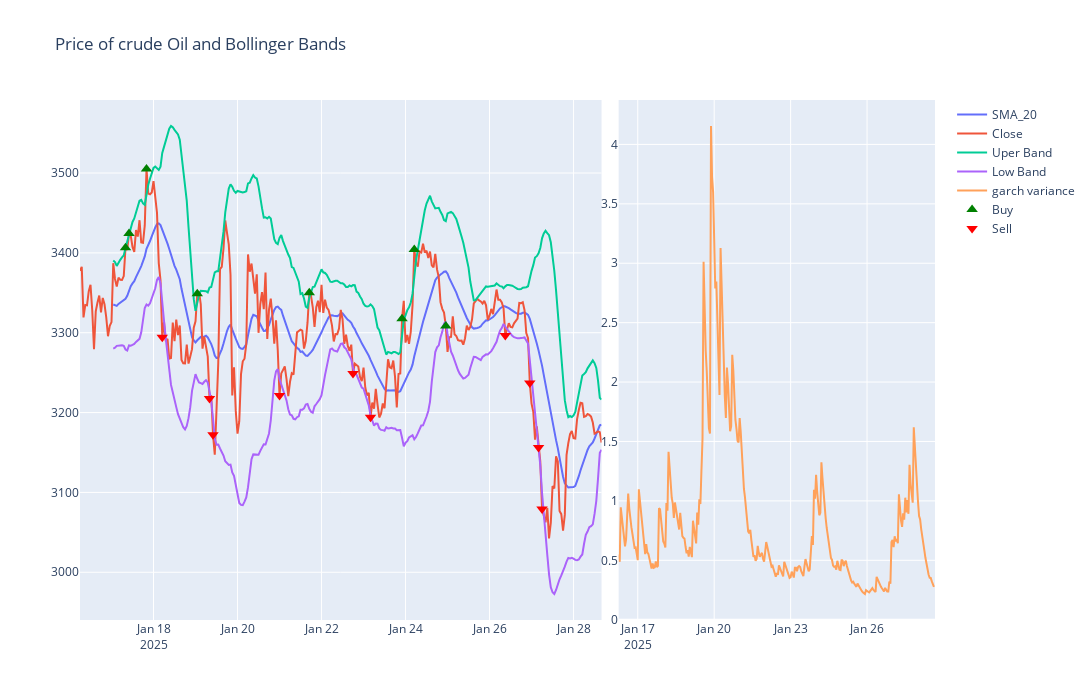

The notebook cell saved with this chart:
### Code cell
fig_bb.add_trace(go.Scatter(
                         mode= 'markers',
                         name='Buy',
                         x= oil_algo[oil_algo['Position BB']==1].index,
                         y = oil_algo[oil_algo['Position BB']==1].Close,
                         marker=dict(
                                     color='green',
                                     size=10,
                                     symbol='triangle-up')
                        )
           , row=1, col=1 )

fig_bb.add_trace(go.Scatter(
                         mode= 'markers',
                         name='Sell',
                         x= oil_algo[oil_algo['Position BB']==-1].index,
                         y = oil_algo[oil_algo['Position BB']==-1].Close,
                         marker=dict(
                                     color='red',
                                     size=10,
                                     symbol='triangle-down'
                                     )                        
                        )
           , row=1, col=1)
fig_bb.show()

### Figure 1 — Plotly figure (JSON) as saved in the notebook; plotly's stock layout.template omitted (floating-point values rounded to 4 significant figures; data arrays with more than 128 entries replaced by an {"elided": "..."} marker saying what was removed)
{"data": [{"name": "SMA_20", "type": "scatter", "x": {"elided": "299 str values"}, "xaxis": "x", "y": {"elided": "299 float values"}, "yaxis": "y"}, {"name": "Close", "type": "scatter", "x": {"elided": "299 str values"}, "xaxis": "x", "y": {"elided": "299 float values"}, "yaxis": "y"}, {"name": "Uper Band", "type": "scatter", "x": {"elided": "299 str values"}, "xaxis": "x", "y": {"elided": "299 float values"}, "yaxis": "y"}, {"name": "Low Band", "type": "scatter", "x": {"elided": "299 str values"}, "xaxis": "x", "y": {"elided": "299 float values"}, "yaxis": "y"}, {"name": "garch variance", "type": "scatter", "x": {"elided": "299 str values"}, "xaxis": "x2", "y": {"elided": "299 float values"}, "yaxis": "y2"}, {"marker": {"color": "green", "size": 10, "symbol": "triangle-up"}, "mode": "markers", "name": "Buy", "type": "scatter", "x": ["2025-01-17T08:00:00+00:00", "2025-01-17T10:00:00+00:00", "2025-01-17T20:00:00+00:00", "2025-01-19T01:00:00+00:00", "2025-01-21T17:00:00+00:00", "2025-01-23T22:00:00+00:00", "2025-01-24T05:00:00+00:00", "2025-01-24T23:00:00+00:00"], "xaxis": "x", "y": [3406.0, 3424.0, 3505.0, 3349.0, 3350.0, 3317.0, 3404.0, 3309.0], "yaxis": "y"}, {"marker": {"color": "red", "size": 10, "symbol": "triangle-down"}, "mode": "markers", "name": "Sell", "type": "scatter", "x": ["2025-01-18T05:00:00+00:00", "2025-01-19T08:00:00+00:00", "2025-01-19T10:00:00+00:00", "2025-01-21T00:00:00+00:00", "2025-01-22T18:00:00+00:00", "2025-01-23T04:00:00+00:00", "2025-01-26T09:00:00+00:00", "2025-01-26T23:00:00+00:00", "2025-01-27T04:00:00+00:00", "2025-01-27T06:00:00+00:00"], "xaxis": "x", "y": [3294.0, 3218.0, 3172.0, 3221.0, 3249.0, 3194.0, 3297.0, 3237.0, 3156.0, 3079.0], "yaxis": "y"}], "layout": {"height": 700, "hovermode": "x unified", "showlegend": true, "title": {"text": "Price of crude Oil and Bollinger Bands"}, "width": 1170, "xaxis": {"anchor": "y", "domain": [0, 0.61]}, "xaxis2": {"anchor": "y2", "domain": [0.63, 1]}, "yaxis": {"anchor": "x", "domain": [0, 1]}, "yaxis2": {"anchor": "x2", "domain": [0, 1]}}}
